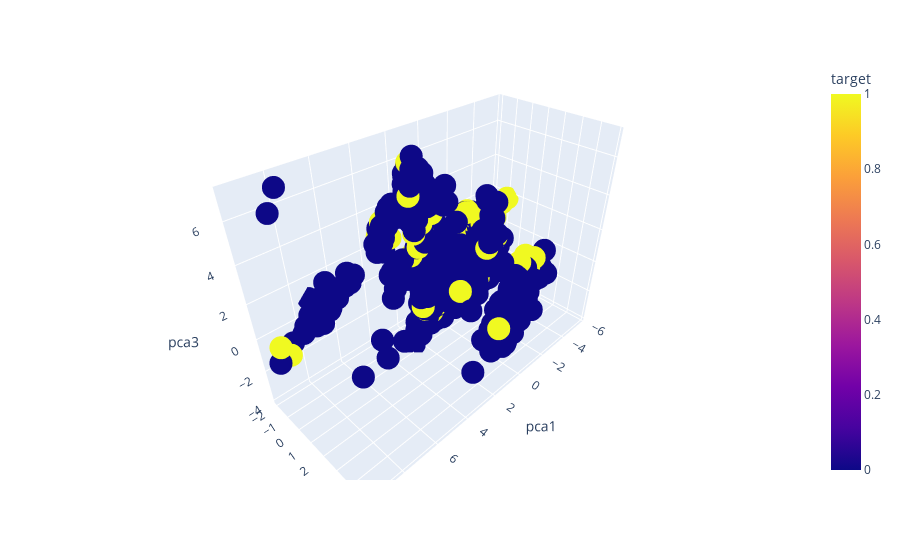

The notebook cell saved with this chart:
### Code cell
import plotly.express as px
fig = px.scatter_3d(df_pca, x='pca1', y='pca2', z='pca3',
              color='target')
fig.show()

### Figure 1 — Plotly figure (JSON) as saved in the notebook; plotly's stock layout.template omitted (floating-point values rounded to 4 significant figures; data arrays with more than 128 entries replaced by an {"elided": "..."} marker saying what was removed)
{"data": [{"hovertemplate": "pca1=%{x}<br>pca2=%{y}<br>pca3=%{z}<br>target=%{marker.color}<extra></extra>", "legendgroup": "", "marker": {"color": {"elided": "3489 int values"}, "coloraxis": "coloraxis", "symbol": "circle"}, "mode": "markers", "name": "", "scene": "scene", "showlegend": false, "type": "scatter3d", "x": {"elided": "3489 float values"}, "y": {"elided": "3489 float values"}, "z": {"elided": "3489 float values"}}], "layout": {"coloraxis": {"colorbar": {"title": {"text": "target"}}, "colorscale": [[0, "#0d0887"], [0.1111, "#46039f"], [0.2222, "#7201a8"], [0.3333, "#9c179e"], [0.4444, "#bd3786"], [0.5556, "#d8576b"], [0.6667, "#ed7953"], [0.7778, "#fb9f3a"], [0.8889, "#fdca26"], [1, "#f0f921"]]}, "legend": {"tracegroupgap": 0}, "margin": {"t": 60}, "scene": {"domain": {"x": [0, 1], "y": [0, 1]}, "xaxis": {"title": {"text": "pca1"}}, "yaxis": {"title": {"text": "pca2"}}, "zaxis": {"title": {"text": "pca3"}}}}}
